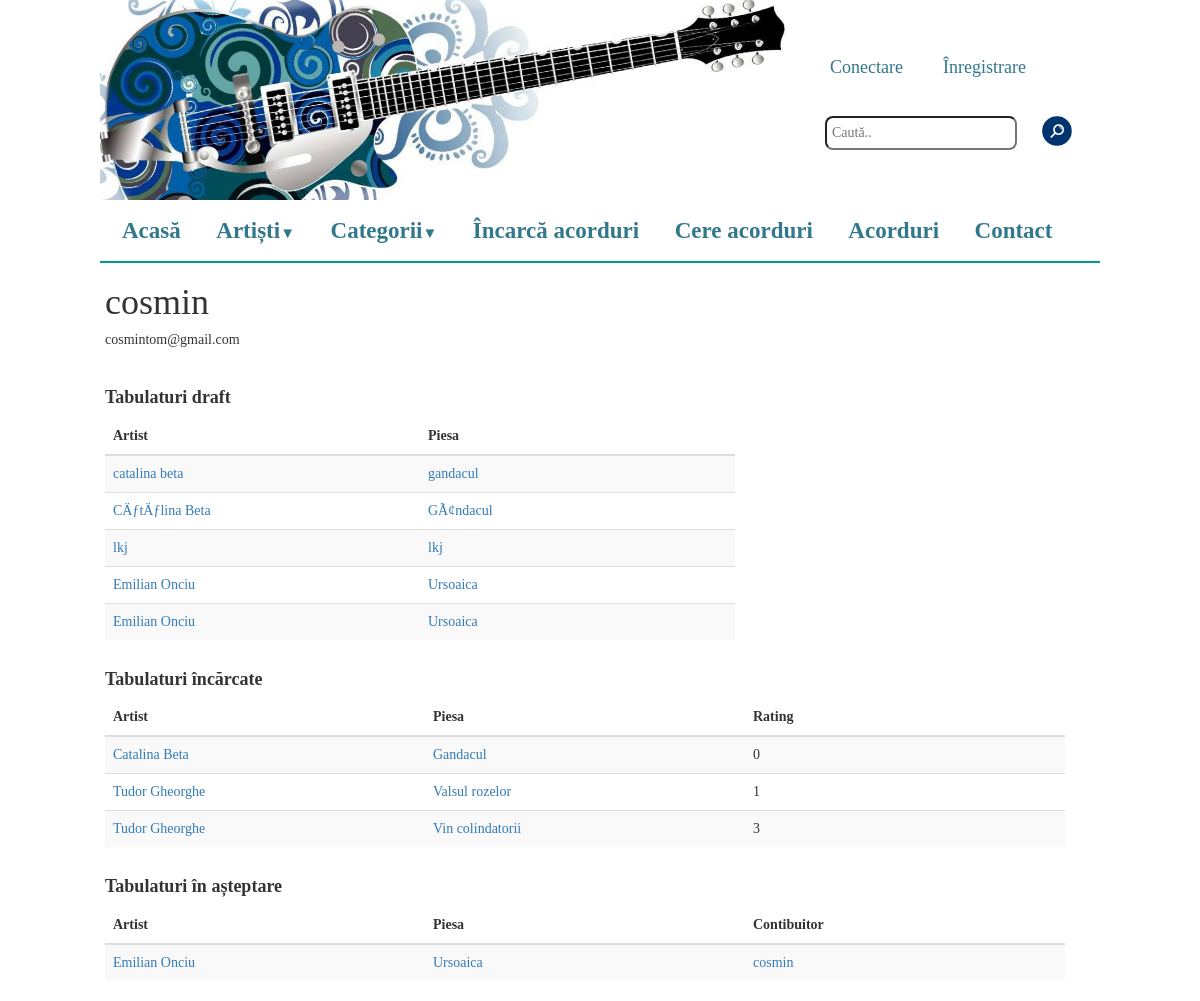
The app's page /index.php?user_uploads=1&username=cosmin with its own data.
### tables this page shows
CREATE TABLE IF NOT EXISTS `users` (
  `id` int(11) NOT NULL AUTO_INCREMENT,
  `username` varchar(30) NOT NULL,
  `password` text NOT NULL,
  `email` text NOT NULL,
  `admin` tinyint(1) DEFAULT NULL,
  PRIMARY KEY (`id`),
  UNIQUE KEY `user` (`username`),
  UNIQUE KEY `username` (`username`)
);

CREATE TABLE IF NOT EXISTS `drafts` (
  `id` int(255) NOT NULL AUTO_INCREMENT,
  `artist` varchar(100) NOT NULL,
  `titlu` varchar(100) NOT NULL,
  `cale` varchar(200) NOT NULL,
  `uploader` varchar(100) NOT NULL,
  PRIMARY KEY (`id`)
);

CREATE TABLE IF NOT EXISTS `melodii` (
  `id` int(11) NOT NULL AUTO_INCREMENT,
  `artist` varchar(100) NOT NULL,
  `titlu` varchar(100) NOT NULL,
  `cale_tmp` varchar(200) DEFAULT NULL,
  `cale` varchar(200) DEFAULT NULL,
  `categorie` varchar(200) NOT NULL,
  `uploader` varchar(200) NOT NULL,
  `plus` int(11) NOT NULL,
  `minus` int(11) NOT NULL,
  `comments_path` varchar(200) NOT NULL,
  PRIMARY KEY (`id`)
);

### includes/functions.php (called while the page is built, shortened)
<?php
function get_songs_by_uploader($uploader) {
    $result = mysql_query("SELECT * FROM melodii WHERE uploader='$uploader' and cale is not NULL order by titlu");
    $songs = array();
    while($p = mysql_fetch_array($result)){
        $songs[] = $p;
    }
    return $songs;
}
function get_email_of_user($username) {
    $result = mysql_query("SELECT email FROM users WHERE username='$username'");
    return mysql_fetch_array($result)[0];
}
function get_drafts_of_uploader($username) {
    $result = mysql_query("SELECT * FROM drafts WHERE uploader='$username' order by titlu");
    $songs = array();
    while($p = mysql_fetch_array($result)){
        $songs[] = $p;
    }
    return $songs;
}
function is_user_admin($username) {
    $result = mysql_query("SELECT admin FROM users WHERE username='$username'");
    return $result;
}
function get_all_tmp_songs() {
    $result = mysql_query("SELECT * FROM melodii WHERE cale is NULL and cale_tmp is not NULL order by titlu");
    $songs = array();
    while($p = mysql_fetch_array($result)){
        $songs[] = $p;
    }
    return $songs;
}
?>

### pages/user_uploads.php (the view, shortened to what this page needs)
<div class="artist_tabs">
<?php
	$username = $_GET['username'];
	print "<h1>".$username."</h1>";
	$email = get_email_of_user($username);
	print "<h5>".$email."</h5><br>";
	$all_drafts = get_drafts_of_uploader($username);
	if (count($all_drafts) != 0) {
?>
        <div class="row col-sm-8">
		  <h4 style="font-weight:bold">Tabulaturi draft</h4>
        </div>
		<div class="row col-sm-8">
			<table id="drafts_table" class="table table-striped">
		        <thead>
					<tr>
						<th class="col-sm-4">Artist</th>
						<th class="col-sm-4">Piesa</th>
					</tr>
				</thead>
				<tbody>
					<?php
						foreach ($all_drafts as $sg){
					?>
					<tr>
						<td class="setWidth"><div class="setWidth"><?php print "<a href=\"index.php?artist=".$sg['artist']."\">".$sg['artist']."</a>";?></div></td>
						<td class="setWidth"><div><?php print "<a href=\"index.php?draft=".$sg['id']."\">".$sg['titlu']."</a>";?></div></td>
					</tr>
					<?php
						}
					?>
				</tbody>
		    </table>
		</div>
		<br><br><br><br><br>
<?php
	}
	$all_songs = get_songs_by_uploader($username);
	if (count($all_songs) == 0) {
?>
<?php
	} else {
?>
    <div class="row col-sm-8">
        <h4 style="font-weight:bold">Tabulaturi încărcate</h4>
    </div>
	<div class="row col-sm-12">
	<table id="tabs" class="table table-striped">
		<thead>
			<tr>
				<th class="col-sm-4">Artist</th>
				<th class="col-sm-4">Piesa</th>
				<th class="col-sm-4">Rating</th>
			</tr>
		</thead>
		<tbody>
			<?php
				foreach ($all_songs as $sg){
			?>
			<tr>
				<td><?php print "<a href=\"index.php?artist=".$sg['artist']."\">".$sg['artist']."</a>";?></td>
				<td><?php print "<a href=\"index.php?song=".$sg['id']."\">".$sg['titlu']."</a>";?></td>
				<td><?php print $sg['plus']-$sg['minus'];?></td>
			</tr>
			<?php
				}
			?>
		</tbody>
	</table>
	</div>
<?php
		}
	$admin = is_user_admin($username);
	if ($admin == true) {
		$all_tmp_songs = get_all_tmp_songs();
		if (count($all_tmp_songs) != 0) {
?>
        <div class="row col-sm-8">
            <h4 style="font-weight:bold">Tabulaturi în așteptare</h4>
        </div>
		<div class="row col-sm-12">
		<table id="tabs" class="table table-striped">
	        <thead>
				<tr>
					<th class="col-sm-4">Artist</th>
					<th class="col-sm-4">Piesa</th>
					<th class="col-sm-4">Contibuitor</th>
				</tr>
			</thead>
			<tbody>
				<?php
					foreach ($all_tmp_songs as $sg){
				?>
				<tr>
					<td><?php print "<a href=\"index.php?artist=".$sg['artist']."\">".$sg['artist']."</a>";?></td>
					<td><?php print "<a href=\"index.php?tmp-song=".$sg['id']."\">".$sg['titlu']."</a>";?></td>
					<td><a href="index.php?user_uploads=1&username=<?php echo $res['uploader']; ?>"><?php print $sg['uploader'];?></a></td>
				</tr>
				<?php
					}
				?>
			</tbody>
	    </table>
	</div>
<?php
		}
	}
?>
</div>

### css/main.css (style rules this page uses)
* { margin: 0px; padding: 0px; }
body { overflow-x: hidden; font-family: "Palatino Linotype", "Book Antiqua", Palatino, serif; }

### pages/user_uploads.php (style rules this page uses)
.setWidth { max-width: 330px; padding: 0px; margin: 0px; }

### records on screen
users: email "cosmintom@gmail.com"
drafts: artist "catalina beta", titlu "gandacul"
drafts: artist "CÄƒtÄƒlina Beta", titlu "GÃ¢ndacul"
drafts: artist "lkj", titlu "lkj"
drafts: artist "Emilian Onciu", titlu "Ursoaica"
drafts: artist "Emilian Onciu", titlu "Ursoaica"
melodii: artist "Catalina Beta", titlu "Gandacul", $sg['plus']-$sg['minus'] "0"
melodii: artist "Tudor Gheorghe", titlu "Valsul rozelor", $sg['plus']-$sg['minus'] "1"
melodii: artist "Tudor Gheorghe", titlu "Vin colindatorii", $sg['plus']-$sg['minus'] "3"
melodii: artist "Emilian Onciu", titlu "Ursoaica", uploader "cosmin"

### other values on screen
$username "cosmin"
